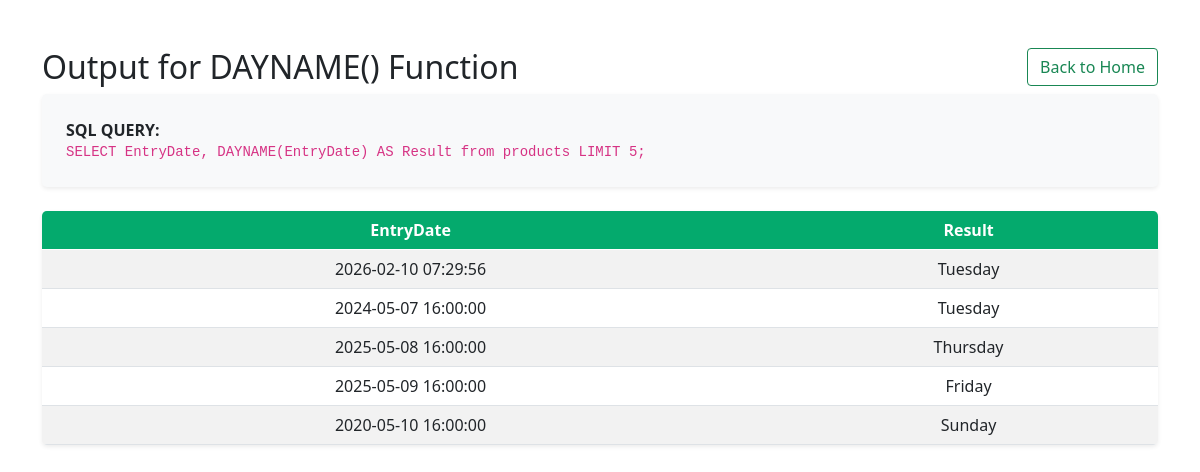
Screenshot of /Date_Functions/DAYNAME_func.php with the database file from the repository.
### tables this page shows
CREATE TABLE `products` (
  `ID` int(50) NOT NULL,
  `Category` varchar(50) NOT NULL,
  `ProductName` varchar(200) NOT NULL,
  `Quantity` int(50) NOT NULL,
  `Price` double NOT NULL,
  `EntryDate` timestamp NOT NULL DEFAULT current_timestamp() ON UPDATE current_timestamp(),
  `updated_at` timestamp NOT NULL DEFAULT current_timestamp(),
  `product_image` longblob NOT NULL
);

### Date_Functions/DAYNAME_func.php (the view, shortened to what this page needs)
<?php
include '../db.php';
$sql = "SELECT EntryDate, DAYNAME(EntryDate) AS Result from products LIMIT 5;";
$result = $conn->query($sql);
?>
<head>
    <link href="https://cdn.jsdelivr.net/npm/bootstrap@5.0.2/dist/css/bootstrap.min.css" rel="stylesheet">
</head>
<body>
<div class='container mt-5'>
<div class= d-flex justify-content-between align-items-center mb-4>
<h2>Output for DAYNAME() Function</h2>
<div class=ms-auto><a class='btn btn-outline-success' href='../index.php'>Back to Home</a></div>
</div>
<div class="p-4 rounded-3 mb-4 shadow-sm" style="background-color: #f8f9fa;">
    <p class="mb-0"><strong>SQL QUERY:</strong>
    <br><code><?php echo $sql?></code></p>
</div>
<table class='table table-striped table-hover rounded-3 overflow-hidden shadow-sm'>
    <thead style='background-color:#04AA6D; color:white'>
        <tr>
            <th class=text-center>EntryDate</th>
            <th class=text-center>Result</th>
        </tr>
    </thead>
<?php
if ($result->num_rows > 0) {
    while($row = $result->fetch_assoc()) {
        echo "<tr>";
        echo "<td class='text-center'>" . $row['EntryDate'] . "</td>";
        echo "<td class='text-center'>" . $row['Result'] . "</td>";
        echo "</tr>";
    }
} else {
    echo "<tr><td colspan='1'>0 results found or query failed.</td></tr>";
}
echo "</table>";
echo "</div>";
?>
</body>

### rows the page displays
products: EntryDate "2026-02-10 07:29:56", Result "Tuesday"
products: EntryDate "2024-05-07 16:00:00", Result "Tuesday"
products: EntryDate "2025-05-08 16:00:00", Result "Thursday"
products: EntryDate "2025-05-09 16:00:00", Result "Friday"
products: EntryDate "2020-05-10 16:00:00", Result "Sunday"

### other values shown
$sql "SELECT EntryDate, DAYNAME(EntryDate) AS Result from products LIMIT 5;"
